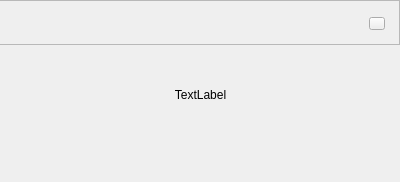
<?xml version="1.0" encoding="UTF-8"?>
<ui version="4.0">
 <class>AboutUI</class>
 <widget class="QWidget" name="AboutUI">
  <property name="geometry">
   <rect>
    <x>0</x>
    <y>0</y>
    <width>400</width>
    <height>182</height>
   </rect>
  </property>
  <property name="mouseTracking">
   <bool>true</bool>
  </property>
  <property name="windowTitle">
   <string>Form</string>
  </property>
  <widget class="QFrame" name="frame">
   <property name="geometry">
    <rect>
     <x>-1</x>
     <y>0</y>
     <width>401</width>
     <height>45</height>
    </rect>
   </property>
   <property name="frameShape">
    <enum>QFrame::StyledPanel</enum>
   </property>
   <property name="frameShadow">
    <enum>QFrame::Raised</enum>
   </property>
   <widget class="QPushButton" name="btn_close">
    <property name="geometry">
     <rect>
      <x>370</x>
      <y>17</y>
      <width>16</width>
      <height>13</height>
     </rect>
    </property>
    <property name="mouseTracking">
     <bool>false</bool>
    </property>
    <property name="styleSheet">
     <string notr="true">border-image: url(:/image1/x.png);</string>
    </property>
    <property name="text">
     <string/>
    </property>
   </widget>
  </widget>
  <widget class="QLabel" name="label_version">
   <property name="geometry">
    <rect>
     <x>20</x>
     <y>69</y>
     <width>361</width>
     <height>51</height>
    </rect>
   </property>
   <property name="text">
    <string>TextLabel</string>
   </property>
   <property name="alignment">
    <set>Qt::AlignCenter</set>
   </property>
  </widget>
 </widget>
 <resources/>
 <connections/>
</ui>
